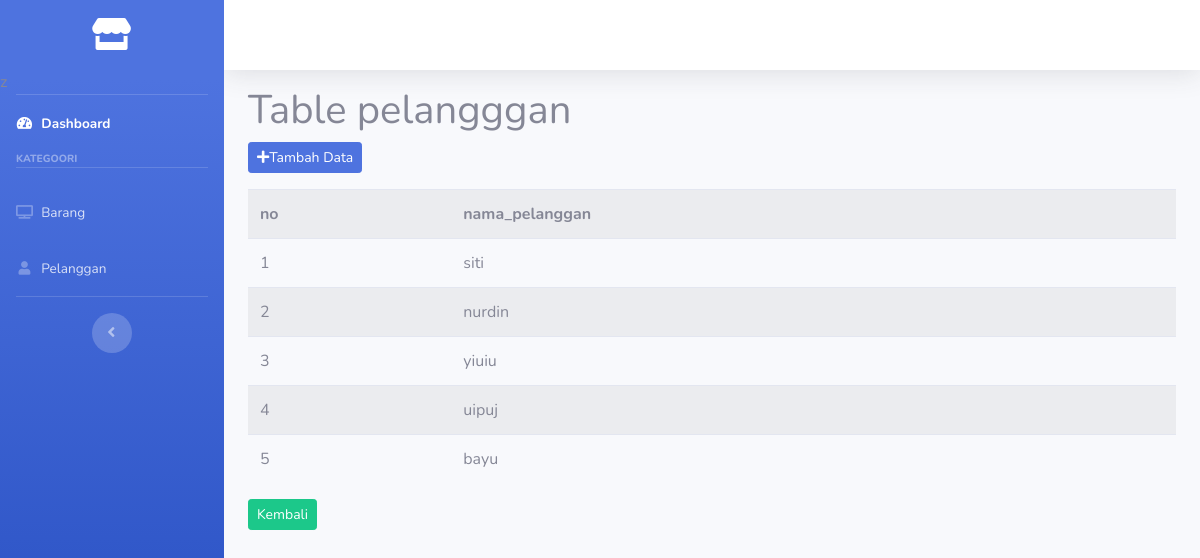
The app's page /index.php/c_pelanggan/tampil_pelanggan with its own data.
### tables this page shows
CREATE TABLE IF NOT EXISTS `tb_pelanggan` (
  `id` int NOT NULL AUTO_INCREMENT,
  `nama_pelanggan` varchar(50) NOT NULL,
  PRIMARY KEY (`id`)
);

### application/controllers/c_pelanggan.php (called while the page is built, shortened)
<?php
class C_pelanggan extends CI_Controller{
	public function __construct()
	{
		$this->load->model('model_pelanggan');
	}
	public function tampil_pelanggan()
	{
		$data['pelanggan'] = $this->model_pelanggan->get_pelanggan();
		$this->load->view('template/header');
		$this->load->view('template/sidebar');
		$this->load->view('v_pelanggan', $data);
		$this->load->view('template/footer');
	}
}
;?>

### index.php (called while the page is built, shortened)
<?php
require_once BASEPATH.'core/CodeIgniter.php';

### application/models/model_pelanggan.php (called while the page is built, shortened)
<?php
class Model_pelanggan extends CI_Model
{
	public function get_pelanggan()
	{
		$query = $this->db->get('tb_pelanggan');
		return $query->result();
	}
};

### application/views/v_pelanggan.php (the view, shortened to what this page needs)
<div class="container-fluid">
	<h1>Table pelangggan</h1>
	<button class="btn btn-primary btn-sm mb-3" data-toggle="modal" data-target="#tambahData"><i class="fas fa-plus"></i>Tambah Data</button>
	<table class="table table-hover table-striped">
		<tr>
			<th>no</th>
			<th>nama_pelanggan</th>
		</tr>
		<?php
		$no = 1;
		foreach ($pelanggan as $plg) :; ?>
			<tr>
				<td><?php echo $no++; ?></td>
				<td><?php echo $plg->nama_pelanggan; ?></td>
			</tr>
		<?php endforeach; ?>
	</table>
	<a class="btn btn-sm btn-success" href="<?php echo base_url('c_transaksi') ?>">Kembali</a>
</div>

### records on screen
tb_pelanggan: nama_pelanggan "siti"
tb_pelanggan: nama_pelanggan "nurdin"
tb_pelanggan: nama_pelanggan "yiuiu"
tb_pelanggan: nama_pelanggan "uipuj"
tb_pelanggan: nama_pelanggan "bayu"
